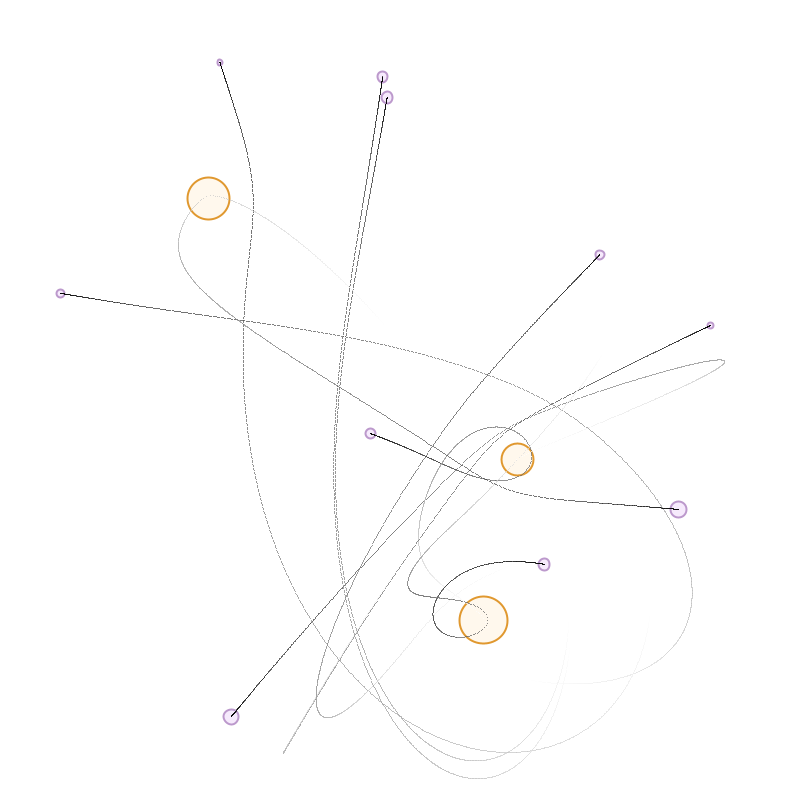
Frame 1 (no input)
Frame 60 (the mouse pressed at the canvas centre just before this capture): identical to frame 1, image omitted
Frame 120 (the mouse held since frame 60 and released just before this capture): identical to frame 1, image omitted

The Processing sketch that drew this single still picture (run headless with seeded random() and noise(); from frame 60 on, the mouse is pressed at the canvas centre):

// Processing sketch: chapter_2_forces_attractors_trails
// ── chapter_2_forces_attractors_trails.pde
Mover movers[] = new Mover[10];
Attractor attractors[] = new Attractor[3];

boolean play = true;
float c = 0.01;

Attractor dragging_a;
Mover dragging_m;

void setup() {
  size(800, 800);
  float bounce = 0.9;

  for (int i = 0; i < movers.length; i++) {
    float size = random(5, 20);
    movers[i] = new Mover(
      random(50, width-50),
      random(50, height-50),
      size,
      bounce
    );
    // setup movers with a random acceleration
    movers[i].applyForce(new PVector(random(2)-1,random(2)-1));
    movers[i].update();
  }
  
  for (int i = 0; i < attractors.length; i++) {
    float size = random(30, 60);
    attractors[i] = new Attractor(
      random(100, width-100),
      random(100, height-100),
      size
    );
  }
}

void draw() {
  if (play){
    background(255);

    // FIXME there's gotta be a better way of doing this:
    // how can we store either an Attractor or Mover in the
    // same `dragging` var? Shared base Draggable class?
    if (mousePressed && dragging_a != null){
      // use diff between mouseX and pmouseX to moce the
      // object as the mouse probably isn't dragging from
      // the centre, so e.g. dragging.location.x != mouseX 
      dragging_a.location.x += mouseX - pmouseX;
      dragging_a.location.y += mouseY - pmouseY;
    } else if (mousePressed && dragging_m != null){
      dragging_m.location.x += mouseX - pmouseX;
      dragging_m.location.y += mouseY - pmouseY;
    }
    
    //// draw the force vector field
    //float spacing = 40;
    //for (float w = spacing; w < width; w += spacing){
    //  for (float h = spacing; h < height; h += spacing){
    //    PVector arrow_vector = new PVector(0, 0);
    //    for (int i = 0; i < attractors.length; i++) {
    //      Attractor a = attractors[i];
    //      // use a fake mover to generate the attract force arrow
    //      Mover m = new Mover(w, h, 10, 1);
    //      PVector f = a.attract(m);
    //      arrow_vector.add(f);
    //    }
    //    arrow_vector.mult(5000);
    //    arrow_vector.limit(spacing/2);
    //    // println(arrow_vector);
    //    Arrow arrow = new Arrow(w, h, arrow_vector);
    //    arrow.display();
    //  }
    //}

    for (int i = 0; i < attractors.length; i++) {
      Attractor attractor = attractors[i];
      attractor.display();
    }

    for (int i = 0; i < movers.length; i++) {
      Mover mover = movers[i];
      mover.display();
      // Create a phantom mover to track the future path
      Mover trail = new Mover(mover.location.x, mover.location.y, mover.mass, mover.bounce);
      float lookahead = 1000;
      for (int k = 0; k < lookahead; k ++) {
        for (int j = 0; j < attractors.length; j++) {
          Attractor attractor = attractors[j];
          PVector f = attractor.attract(trail);
          trail.applyForce(f);
        }
        strokeWeight(1);
        stroke((k/lookahead)*255);
        PVector prev_loc = trail.location;
        trail.update();
        line(
          prev_loc.x,
          prev_loc.y,
          trail.location.x,
          trail.location.y
        );
      }
    }
  }
  println(frameRate);
}

void keyPressed(){
 if (key == ' '){
   play = !play;
 }
}

void mousePressed(){
  for (int i = 0; i < attractors.length; i++) {
    Attractor a = attractors[i];
    if(a.isInside(mouseX, mouseY)){
      dragging_a = a;
      // if we've found an attractor we're dragging
      // we don't need to check any more
      return;
    }
  }
  for (int i = 0; i < movers.length; i++) {
    Mover m = movers[i];
    if(m.isInside(mouseX, mouseY)){
      dragging_m = m;
      // if we've found an attractor we're dragging
      // we don't need to check any more
      return;
    }
  }
}

void mouseReleased(){
  dragging_a = null;
  dragging_m = null;
}

class Mover {
  PVector location;
  PVector velocity;
  PVector acceleration;
  float max_velocity;

  color colour_fill;
  color colour_stroke;
  float size;
  
  float bounce;
  float mass;
   
  Mover(float x_, float y_, float size_, float bounce_) {
    size = size_;
    mass = size_/16;

    colour_fill = color(227, 188, 245);
    colour_stroke = color(188, 153, 204);

    // how much this object bounces off something, a number
    // between 0 and 1. 0 is a sponge, and 1 is the bounciest
    // of balls.
    bounce = bounce_;
    max_velocity = 10;

    location = new PVector(x_, y_);
    velocity = new PVector(0, 0);
    acceleration = new PVector(0, 0);
  }
  
  void update() {
    velocity.add(acceleration);
    velocity.limit(max_velocity);
    // println(acceleration, velocity);
    location.add(velocity);
    acceleration.mult(0);
  }
  
  void display() {
    stroke(colour_stroke);
    strokeWeight(2);
    fill(colour_fill, 80);
    ellipse(location.x, location.y, size, size);
  }
  
  void applyForce(PVector force) {
    PVector f = PVector.div(force, mass);
    acceleration.add(f);
  }
  
  //void checkEdges() {
  //  // if an object hits an immovable wall, it will bounce off.
  //  // The minimum force to acheive that is f = ma = m * -1 * v
  //  // which will cause the obejct to stop (e.g. if the object is
  //  // a sponge which obsorbs the reaction.)

  //  if (location.x > width - size/2){
  //    applyForce(new PVector((-1 - bounce) * velocity.x * mass, 0));
  //    location.x = width - size/2;
  //  } else if (location.x < size/2){
  //    applyForce(new PVector((-1 - bounce) * velocity.x * mass, 0));
  //    location.x = size/2;
  //  }

  //  if (location.y > height - size/2){
  //    applyForce(new PVector(0, (-1 - bounce) * velocity.y * mass));
  //    location.y = height - size/2;
  //  }
  //  //if (location.y < size/2){
  //  //  applyForce(new PVector(0, (-1 - bounce) * velocity.y * mass));
  //  //  //FIXME this is needed if the object goes beyond the boundary
  //  //  //with a small velocity, that velocity won't be enough to bounce
  //  //  //it back into bounds, so this will start to constantly flip that
  //  //  //small velocity. Could fix this by checking the force we're
  //  //  //adding is in the right "direction"?
  //  //  location.y = size/2;
  //  //}
  //}
  
  boolean isInside(float x, float y){
    // return whether the given co-ordinates are within the mover's area
    PVector offset = PVector.sub(
      location,
      new PVector(x, y)
    );
   return offset.mag() <= size;
  }
}

class Attractor {
  float size;
  float mass;
  PVector location;
  
  float G;
  
  color colour_fill;
  color colour_stroke;
  
  Attractor(float x_, float y_, float size_) {
    colour_fill = color(255, 232, 199);
    colour_stroke = color(224, 152, 47);

    location = new PVector(x_, y_);
    size = size_;
    // attractors are denser than movers
    mass = size/2;
    
    // fairly arbitrary gravitational constant
    G = 1;
  }
  
  void display() {
    stroke(colour_stroke);
    strokeWeight(2);
    fill(colour_fill, 80);
    ellipse(location.x, location.y, size, size);
  }

  PVector attract(Mover mover) {
    // F = ((G * m1 * m2)/(r^2))*r_unit
    PVector f = PVector.sub(location, mover.location);
    // limit distance to prevent super huge or super small forces
    float r = constrain(f.mag(), 5, 100);
    f.normalize();
    f.mult((G * mass * mover.mass)/(r * r));
    return f;
  }

  boolean isInside(float x, float y){
    // return whether the given co-ordinates are within the objects's area
    PVector offset = PVector.sub(
      location,
      new PVector(x, y)
    );
   return offset.mag() <= size;
  }
}

class Arrow {
  PVector location;
  // TODO better name for this?
  PVector vector;
  
  Arrow(float x_, float y_, PVector vector_) {
    location = new PVector(x_, y_);
    vector = vector_;
  }
  
  void display() {
    strokeWeight(1);
    stroke(100);
    line(
      location.x,
      location.y,
      location.x + vector.x,
      location.y + vector.y
    );
    PVector head = vector.copy();
    head.normalize();
    head.mult(-5);
    head.rotate(-PI/4);
    line(
      location.x + vector.x,
      location.y + vector.y,
      location.x + vector.x + head.x,
      location.y + vector.y + head.y
    );
    head.rotate(PI/2);
    line(
      location.x + vector.x,
      location.y + vector.y,
      location.x + vector.x + head.x,
      location.y + vector.y + head.y
    );
  }
}
